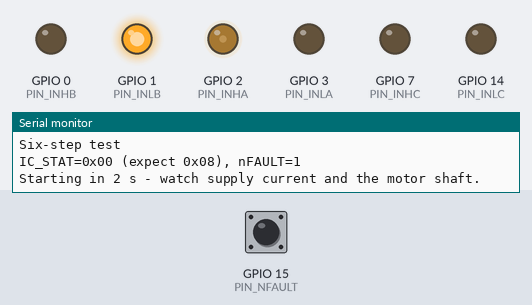
Bench run of a sketch on a simulated ESP32. Shown: output pins drawn as LEDs (lit = HIGH), the last lines printed to the serial monitor. The inputs (shaded band) are chosen by the test bench; at power-on: GPIO 15 (PIN_NFAULT) HIGH. Pins used as bus, display or sensor lines are not drawn.

Above: at 3.05 s.
At 3.65 s:
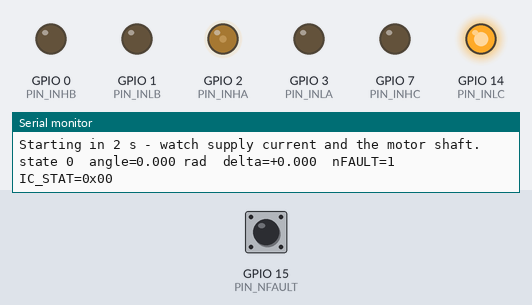
At 3.95 s:
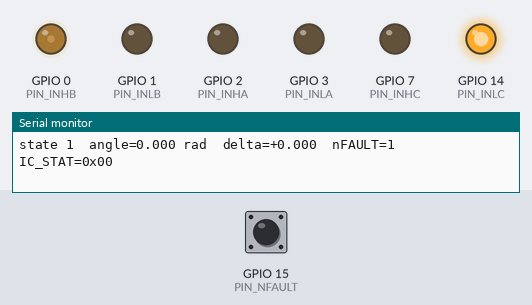
At 4.25 s:
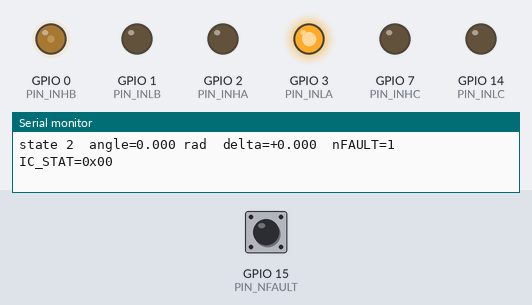
At 4.8 s:
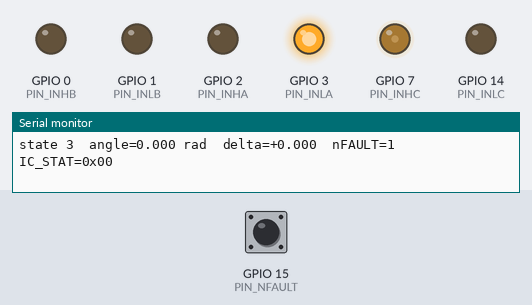
At 5.4 s:
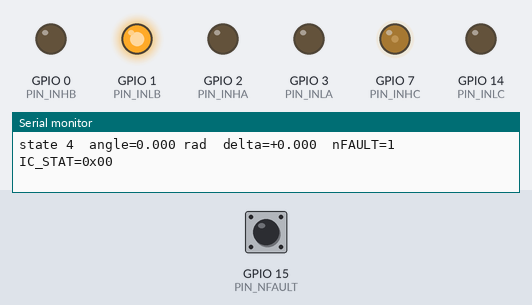
Timing chart, 0 to 8.5 s (numbered marks = the images above):
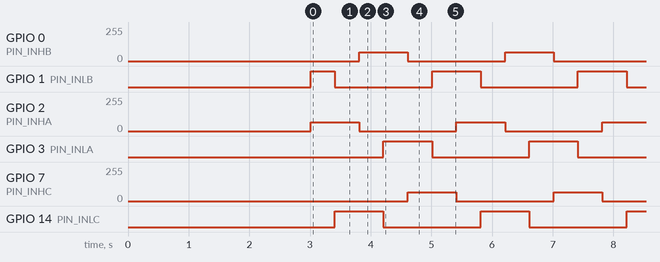

The sketch:

BLDC_step_test.ino
```cpp
/*
  Six-step hardware test: ESP32-C6 + DRV8316 (6x PWM mode) + MT6835
  --------------------------------------------------------------
  Purpose: find out whether the driver + motor wiring work, WITHOUT the MCPWM
  peripheral, dead-time logic, or FOC maths from the main sketch.

  It energizes two phases at a time (6 states = 1 electrical revolution),
  using plain LEDC PWM (analogWrite) on the high-side pin and a constant-on
  low-side pin on the return phase. Unused phases are left Hi-Z (INH=INL=0).
  Every step prints the encoder angle. If the motor works, the angle moves
  by about 2*pi/(7*6) = 0.15 rad per step.

  WATCH YOUR BENCH SUPPLY CURRENT DISPLAY while this runs.
  Use a current-limited supply (~0.5 A to start).
*/

#include <Arduino.h>
#include <SPI.h>

constexpr int PIN_INHA = 2,  PIN_INLA = 3;
constexpr int PIN_INHB = 0,  PIN_INLB = 1;
constexpr int PIN_INHC = 7,  PIN_INLC = 14;
constexpr int PIN_NFAULT = 15;
constexpr int PIN_DRV_CS = 23, PIN_ENC_CS = 22;
constexpr int PIN_SCLK = 19, PIN_MOSI = 20, PIN_MISO = 21;

// Effective voltage ~= VBUS * TEST_DUTY/255 applied across two windings.
// 64/255 = 25% -> about 2 V at 8 V supply. Raise (e.g. 100) only if nothing moves.
constexpr int TEST_DUTY = 64;
constexpr int STEP_MS   = 400;

const int PINS[6] = {PIN_INHA, PIN_INLA, PIN_INHB, PIN_INLB, PIN_INHC, PIN_INLC};
// index: 0=INHA 1=INLA 2=INHB 3=INLB 4=INHC 5=INLC

// For each of the 6 states: {high-side pin index (PWM), low-side pin index (on)}
const int STATES[6][2] = {
  {0, 3},   // A+ B-
  {0, 5},   // A+ C-
  {2, 5},   // B+ C-
  {2, 1},   // B+ A-
  {4, 1},   // C+ A-
  {4, 3},   // C+ B-
};

static float encAngle() {
  uint8_t tx[5] = {0xA0, 0x03, 0, 0, 0}, rx[5] = {0};
  SPI.beginTransaction(SPISettings(8000000, MSBFIRST, SPI_MODE3));
  digitalWrite(PIN_ENC_CS, LOW);
  SPI.transferBytes(tx, rx, 5);
  digitalWrite(PIN_ENC_CS, HIGH);
  SPI.endTransaction();
  uint32_t raw = ((uint32_t)rx[2] << 13) | ((uint32_t)rx[3] << 5) | (rx[4] >> 3);
  return raw * (TWO_PI / 2097152.0f);
}

static uint8_t drvRead(uint8_t addr) {
  uint16_t cmd = 0x8000 | ((uint16_t)addr << 9);
  if (__builtin_parity(cmd)) cmd |= 0x0100;
  SPI.beginTransaction(SPISettings(1000000, MSBFIRST, SPI_MODE1));
  digitalWrite(PIN_DRV_CS, LOW);
  delayMicroseconds(1);
  uint16_t r = SPI.transfer16(cmd);
  delayMicroseconds(1);
  digitalWrite(PIN_DRV_CS, HIGH);
  SPI.endTransaction();
  return r & 0xFF;
}

static void drvWrite(uint8_t addr, uint8_t data) {
  uint16_t cmd = ((uint16_t)addr << 9) | data;
  if (__builtin_parity(cmd)) cmd |= 0x0100;
  SPI.beginTransaction(SPISettings(1000000, MSBFIRST, SPI_MODE1));
  digitalWrite(PIN_DRV_CS, LOW);
  delayMicroseconds(1);
  SPI.transfer16(cmd);
  delayMicroseconds(1);
  digitalWrite(PIN_DRV_CS, HIGH);
  SPI.endTransaction();
}

static void allOff() {
  for (int i = 0; i < 6; i++) analogWrite(PINS[i], 0);
}

static void applyState(int s) {
  allOff();
  delayMicroseconds(50);                 // never overlap old and new states
  analogWrite(PINS[STATES[s][1]], 255);  // low side: constantly on
  analogWrite(PINS[STATES[s][0]], TEST_DUTY);  // high side: PWM
}

void setup() {
  Serial.begin(115200);
  delay(1000);
  Serial.println("\nSix-step test");

  pinMode(PIN_DRV_CS, OUTPUT); digitalWrite(PIN_DRV_CS, HIGH);
  pinMode(PIN_ENC_CS, OUTPUT); digitalWrite(PIN_ENC_CS, HIGH);
  pinMode(PIN_NFAULT, INPUT_PULLUP);
  SPI.begin(PIN_SCLK, PIN_MISO, PIN_MOSI, -1);

  for (int i = 0; i < 6; i++) {
    pinMode(PINS[i], OUTPUT);
    analogWriteFrequency(PINS[i], 20000);
  }
  allOff();

  drvWrite(0x03, 0x03);          // unlock
  drvWrite(0x04, 0x61);          // 6x mode + clear faults
  delay(5);
  Serial.printf("IC_STAT=0x%02X (expect 0x08), nFAULT=%d\n", drvRead(0x00), digitalRead(PIN_NFAULT));
  Serial.println("Starting in 2 s - watch supply current and the motor shaft.");
  delay(2000);
}

void loop() {
  static int s = 0;
  static float prev = encAngle();

  applyState(s);
  delay(STEP_MS);

  float a = encAngle();
  float d = a - prev;
  if (d >  PI) d -= TWO_PI;
  if (d < -PI) d += TWO_PI;
  Serial.printf("state %d  angle=%.3f rad  delta=%+.3f  nFAULT=%d  IC_STAT=0x%02X\n",
                s, a, d, digitalRead(PIN_NFAULT), drvRead(0x00));
  prev = a;

  s = (s + 1) % 6;
}
```

Measured:
- by itself, GPIO 0 (PIN_INHB), GPIO 2 (PIN_INHA), GPIO 7 (PIN_INHC): alternates 64/255 for 0.80 s and 0/255 for 1.6 s
- by itself, GPIO 1 (PIN_INLB): repeats every 2.4 s: LOW 1.6 s, HIGH 0.80 s
- by itself, GPIO 3 (PIN_INLA), GPIO 14 (PIN_INLC): alternates HIGH for 0.80 s and LOW for 1.6 s
